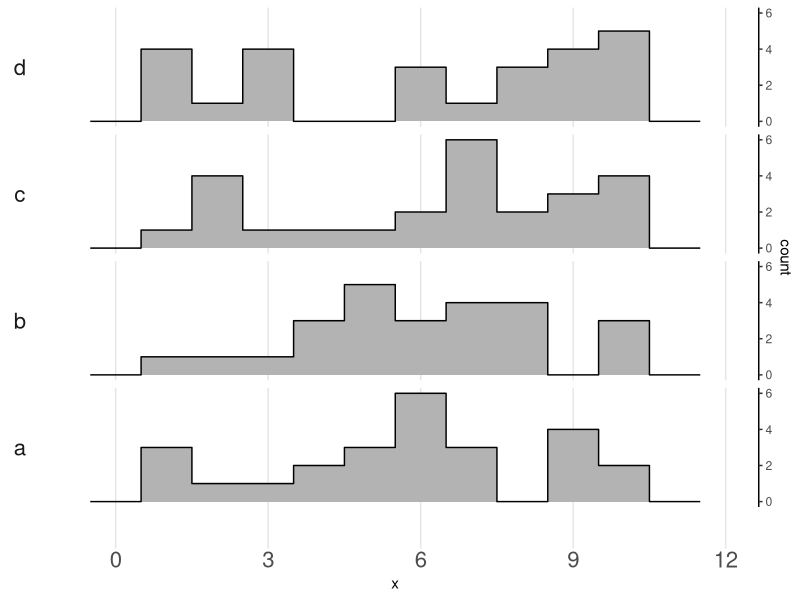

Recreate this plot in R. (Note: this script raises an error after producing the figure.)
# Ridge plots with axis labels

set.seed(1)
fakedat <- data.frame(x = sample(1:10, size = 100, replace = TRUE),
                      g = factor(letters[1:4], letters[4:1]))

library(ggplot2)

ggplot(fakedat, aes(x = x, y = ..count..)) +
  stat_bin(geom = "col",  breaks = 0:11 - 0.5, fill = "gray70") +
  stat_bin(geom = "step", breaks = 0:13 - 1) +
  facet_grid(g ~ ., switch = "y") +
  theme_classic() +
  scale_y_continuous(position = "right") +
  scale_x_continuous(breaks = 0:4 * 3) +
  theme(strip.background    = element_blank(),
        axis.text.x         = element_text(size = 16),
        axis.line.x         = element_blank(),
        axis.ticks.x        = element_line(colour = "gray90"),
        axis.ticks.length.x = unit(30, "points"),
        strip.text.y.left   = element_text(angle = 0, size = 16),
        panel.grid.major.x  = element_line(colour = "gray90"))

site_to_plot = 'Duke'
sp_to_plot = 'apru'
season_to_plot = 'summer'

plotdat <- dat_common_toplot %>% 
  filter(site == site_to_plot, sp == sp_to_plot, season %in% season_to_plot) %>%
  mutate(chamber_temp = factor(chamber_temp, levels = rev(levels(chamber_temp))))
plotstats <- summary_stats_combineseasons %>% 
  filter(site == site_to_plot, sp == sp_to_plot) %>%
  mutate(chamber_temp = factor(chamber_temp, levels = rev(levels(chamber_temp))))
ggplot(plotdat, 
       aes(x = time, y= ..count.., fill = temperature)) +
  facet_grid(chamber_temp ~ ., switch = 'y', scales = 'free_y') +
  stat_bin(geom = "col",  breaks = 0:23 - 0.5) +
  stat_bin(geom = "step", breaks = 0:23 - 1) +
  geom_segment(aes(x = seg1_start, xend = seg1_end, y = 0, yend = 0), data = plotstats, size = 1.5) +
  geom_segment(aes(x = seg2_start, xend = seg2_end, y = 0, yend = 0), data = plotstats, size = 1.5) +
  geom_point(aes(x = median_time, y = 0), data = plotstats, size = 2, fill = 'gray50', shape = 21, stroke = 2) +
  scale_x_continuous(expand = c(0,0), limits=c(0,23), breaks  = c(0, 6, 12, 18)) +
  scale_y_continuous(position = 'right') +
  temp_fill_palette +
  coord_cartesian(clip = 'off') +
  theme_ridges(grid = FALSE) +
  theme(legend.position = 'none', 
        axis.title.y = element_blank(),
        strip.background    = element_blank(),
        axis.text.x         = element_text(size = 16),
        axis.line.x         = element_blank(),
        axis.ticks.x        = element_line(colour = "gray90"),
        axis.ticks.length.x = unit(30, "points"),
        strip.text.y.left   = element_text(angle = 0, size = 16),
        panel.grid.major.x  = element_line(colour = "gray90"))
